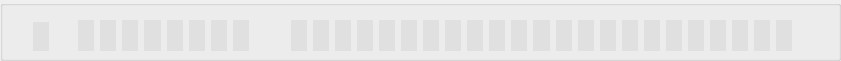
     <widget class="QGroupBox" name="sub2Bits">
      <property name="geometry">
       <rect>
        <x>130</x>
        <y>399</y>
        <width>841</width>
        <height>61</height>
       </rect>
      </property>
      <property name="title">
       <string/>
      </property>
      <widget class="QLabel" name="lbl4_1">
       <property name="geometry">
        <rect>
         <x>33</x>
         <y>22</y>
         <width>16</width>
         <height>29</height>
        </rect>
       </property>
       <property name="font">
        <font>
         <family>Athiti</family>
         <pointsize>11</pointsize>
        </font>
       </property>
       <property name="styleSheet">
        <string notr="true">background-color: rgb(224,224,224);</string>
       </property>
       <property name="text">
        <string/>
       </property>
      </widget>
      <widget class="QWidget" name="layoutWidget_27">
       <property name="geometry">
        <rect>
         <x>78</x>
         <y>20</y>
         <width>171</width>
         <height>31</height>
        </rect>
       </property>
       <layout class="QHBoxLayout" name="horizontalLayout_30">
        <item>
         <widget class="QLabel" name="lbl4_2">
          <property name="font">
           <font>
            <family>Athiti</family>
            <pointsize>11</pointsize>
           </font>
          </property>
          <property name="styleSheet">
           <string notr="true">background-color: rgb(224,224,224);</string>
          </property>
          <property name="text">
           <string/>
          </property>
         </widget>
        </item>
        <item>
         <widget class="QLabel" name="lbl4_3">
          <property name="font">
           <font>
            <family>Athiti</family>
            <pointsize>11</pointsize>
           </font>
          </property>
          <property name="styleSheet">
           <string notr="true">background-color: rgb(224,224,224);</string>
          </property>
          <property name="text">
           <string/>
          </property>
         </widget>
        </item>
        <item>
         <widget class="QLabel" name="lbl4_4">
          <property name="font">
           <font>
            <family>Athiti</family>
            <pointsize>11</pointsize>
           </font>
          </property>
          <property name="styleSheet">
           <string notr="true">background-color: rgb(224,224,224);</string>
          </property>
          <property name="text">
           <string/>
          </property>
         </widget>
        </item>
        <item>
         <widget class="QLabel" name="lbl4_5">
          <property name="font">
           <font>
            <family>Athiti</family>
            <pointsize>11</pointsize>
           </font>
          </property>
          <property name="styleSheet">
           <string notr="true">background-color: rgb(224,224,224);</string>
          </property>
          <property name="text">
           <string/>
          </property>
         </widget>
        </item>
        <item>
         <widget class="QLabel" name="lbl4_6">
          <property name="font">
           <font>
            <family>Athiti</family>
            <pointsize>11</pointsize>
           </font>
          </property>
          <property name="styleSheet">
           <string notr="true">background-color: rgb(224,224,224);</string>
          </property>
          <property name="text">
           <string/>
          </property>
         </widget>
        </item>
        <item>
         <widget class="QLabel" name="lbl4_7">
          <property name="font">
           <font>
            <family>Athiti</family>
            <pointsize>11</pointsize>
           </font>
          </property>
          <property name="styleSheet">
           <string notr="true">background-color: rgb(224,224,224);</string>
          </property>
          <property name="text">
           <string/>
          </property>
         </widget>
        </item>
        <item>
         <widget class="QLabel" name="lbl4_8">
          <property name="font">
           <font>
            <family>Athiti</family>
            <pointsize>11</pointsize>
           </font>
          </property>
          <property name="styleSheet">
           <string notr="true">background-color: rgb(224,224,224);</string>
          </property>
          <property name="text">
           <string/>
          </property>
         </widget>
        </item>
        <item>
         <widget class="QLabel" name="lbl4_9">
          <property name="font">
           <font>
            <family>Athiti</family>
            <pointsize>11</pointsize>
           </font>
          </property>
          <property name="styleSheet">
           <string notr="true">background-color: rgb(224,224,224);</string>
          </property>
          <property name="text">
           <string/>
          </property>
         </widget>
        </item>
       </layout>
      </widget>
      <widget class="QWidget" name="layoutWidget_10">
       <property name="geometry">
        <rect>
         <x>291</x>
         <y>20</y>
         <width>501</width>
         <height>31</height>
        </rect>
       </property>
       <layout class="QHBoxLayout" name="horizontalLayout_13">
        <property name="rightMargin">
         <number>0</number>
        </property>
        <item>
         <widget class="QLabel" name="lbl4_10">
          <property name="font">
           <font>
            <family>Athiti</family>
            <pointsize>11</pointsize>
           </font>
          </property>
          <property name="styleSheet">
           <string notr="true">background-color: rgb(224,224,224);</string>
          </property>
          <property name="text">
           <string/>
          </property>
         </widget>
        </item>
        <item>
         <widget class="QLabel" name="lbl4_11">
          <property name="font">
           <font>
            <family>Athiti</family>
            <pointsize>11</pointsize>
           </font>
          </property>
          <property name="styleSheet">
           <string notr="true">background-color: rgb(224,224,224);</string>
          </property>
          <property name="text">
           <string/>
          </property>
         </widget>
        </item>
        <item>
         <widget class="QLabel" name="lbl4_12">
          <property name="font">
           <font>
            <family>Athiti</family>
            <pointsize>11</pointsize>
           </font>
          </property>
          <property name="styleSheet">
           <string notr="true">background-color: rgb(224,224,224);</string>
          </property>
          <property name="text">
           <string/>
          </property>
         </widget>
        </item>
        <item>
         <widget class="QLabel" name="lbl4_13">
          <property name="font">
           <font>
            <family>Athiti</family>
            <pointsize>11</pointsize>
           </font>
          </property>
          <property name="styleSheet">
           <string notr="true">background-color: rgb(224,224,224);</string>
          </property>
          <property name="text">
           <string/>
          </property>
         </widget>
        </item>
        <item>
         <widget class="QLabel" name="lbl4_14">
          <property name="font">
           <font>
            <family>Athiti</family>
            <pointsize>11</pointsize>
           </font>
          </property>
          <property name="styleSheet">
           <string notr="true">background-color: rgb(224,224,224);</string>
          </property>
          <property name="text">
           <string/>
          </property>
         </widget>
        </item>
        <item>
         <widget class="QLabel" name="lbl4_15">
          <property name="font">
           <font>
            <family>Athiti</family>
            <pointsize>11</pointsize>
           </font>
          </property>
          <property name="styleSheet">
           <string notr="true">background-color: rgb(224,224,224);</string>
          </property>
          <property name="text">
           <string/>
          </property>
         </widget>
        </item>
        <item>
         <widget class="QLabel" name="lbl4_16">
          <property name="font">
           <font>
            <family>Athiti</family>
            <pointsize>11</pointsize>
           </font>
          </property>
          <property name="styleSheet">
           <string notr="true">background-color: rgb(224,224,224);</string>
          </property>
          <property name="text">
           <string/>
          </property>
         </widget>
        </item>
        <item>
         <widget class="QLabel" name="lbl4_17">
          <property name="font">
           <font>
            <family>Athiti</family>
            <pointsize>11</pointsize>
           </font>
          </property>
          <property name="styleSheet">
           <string notr="true">background-color: rgb(224,224,224);</string>
          </property>
          <property name="text">
           <string/>
          </property>
         </widget>
        </item>
        <item>
         <widget class="QLabel" name="lbl4_18">
          <property name="font">
           <font>
            <family>Athiti</family>
            <pointsize>11</pointsize>
           </font>
          </property>
          <property name="styleSheet">
           <string notr="true">background-color: rgb(224,224,224);</string>
          </property>
          <property name="text">
           <string/>
          </property>
         </widget>
        </item>
        <item>
         <widget class="QLabel" name="lbl4_19">
          <property name="font">
           <font>
            <family>Athiti</family>
            <pointsize>11</pointsize>
           </font>
          </property>
          <property name="styleSheet">
           <string notr="true">background-color: rgb(224,224,224);</string>
          </property>
          <property name="text">
           <string/>
          </property>
         </widget>
        </item>
        <item>
         <widget class="QLabel" name="lbl4_20">
          <property name="font">
           <font>
            <family>Athiti</family>
            <pointsize>11</pointsize>
           </font>
          </property>
          <property name="styleSheet">
           <string notr="true">background-color: rgb(224,224,224);</string>
          </property>
          <property name="text">
           <string/>
          </property>
         </widget>
        </item>
        <item>
         <widget class="QLabel" name="lbl4_21">
          <property name="font">
           <font>
            <family>Athiti</family>
            <pointsize>11</pointsize>
           </font>
          </property>
          <property name="styleSheet">
           <string notr="true">background-color: rgb(224,224,224);</string>
          </property>
          <property name="text">
           <string/>
          </property>
         </widget>
        </item>
        <item>
         <widget class="QLabel" name="lbl4_22">
          <property name="font">
           <font>
            <family>Athiti</family>
            <pointsize>11</pointsize>
           </font>
          </property>
          <property name="styleSheet">
           <string notr="true">background-color: rgb(224,224,224);</string>
          </property>
          <property name="text">
           <string/>
          </property>
         </widget>
        </item>
        <item>
         <widget class="QLabel" name="lbl4_23">
          <property name="font">
           <font>
            <family>Athiti</family>
            <pointsize>11</pointsize>
           </font>
          </property>
          <property name="styleSheet">
           <string notr="true">background-color: rgb(224,224,224);</string>
          </property>
          <property name="text">
           <string/>
          </property>
         </widget>
        </item>
        <item>
         <widget class="QLabel" name="lbl4_24">
          <property name="font">
           <font>
            <family>Athiti</family>
            <pointsize>11</pointsize>
           </font>
          </property>
          <property name="styleSheet">
           <string notr="true">background-color: rgb(224,224,224);</string>
          </property>
          <property name="text">
           <string/>
          </property>
         </widget>
        </item>
        <item>
         <widget class="QLabel" name="lbl4_25">
          <property name="font">
           <font>
            <family>Athiti</family>
            <pointsize>11</pointsize>
           </font>
          </property>
          <property name="styleSheet">
           <string notr="true">background-color: rgb(224,224,224);</string>
          </property>
          <property name="text">
           <string/>
          </property>
         </widget>
        </item>
        <item>
         <widget class="QLabel" name="lbl4_26">
          <property name="font">
           <font>
            <family>Athiti</family>
            <pointsize>11</pointsize>
           </font>
          </property>
          <property name="styleSheet">
           <string notr="true">background-color: rgb(224,224,224);</string>
          </property>
          <property name="text">
           <string/>
          </property>
         </widget>
        </item>
        <item>
         <widget class="QLabel" name="lbl4_27">
          <property name="font">
           <font>
            <family>Athiti</family>
            <pointsize>11</pointsize>
           </font>
          </property>
          <property name="styleSheet">
           <string notr="true">background-color: rgb(224,224,224);</string>
          </property>
          <property name="text">
           <string/>
          </property>
         </widget>
        </item>
        <item>
         <widget class="QLabel" name="lbl4_28">
          <property name="font">
           <font>
            <family>Athiti</family>
            <pointsize>11</pointsize>
           </font>
          </property>
          <property name="styleSheet">
           <string notr="true">background-color: rgb(224,224,224);</string>
          </property>
          <property name="text">
           <string/>
          </property>
         </widget>
        </item>
        <item>
         <widget class="QLabel" name="lbl4_29">
          <property name="font">
           <font>
            <family>Athiti</family>
            <pointsize>11</pointsize>
           </font>
          </property>
          <property name="styleSheet">
           <string notr="true">background-color: rgb(224,224,224);</string>
          </property>
          <property name="text">
           <string/>
          </property>
         </widget>
        </item>
        <item>
         <widget class="QLabel" name="lbl4_30">
          <property name="font">
           <font>
            <family>Athiti</family>
            <pointsize>11</pointsize>
           </font>
          </property>
          <property name="styleSheet">
           <string notr="true">background-color: rgb(224,224,224);</string>
          </property>
          <property name="text">
           <string/>
          </property>
         </widget>
        </item>
        <item>
         <widget class="QLabel" name="lbl4_31">
          <property name="font">
           <font>
            <family>Athiti</family>
            <pointsize>11</pointsize>
           </font>
          </property>
          <property name="styleSheet">
           <string notr="true">background-color: rgb(224,224,224);</string>
          </property>
          <property name="text">
           <string/>
          </property>
         </widget>
        </item>
        <item>
         <widget class="QLabel" name="lbl4_32">
          <property name="font">
           <font>
            <family>Athiti</family>
            <pointsize>11</pointsize>
           </font>
          </property>
          <property name="styleSheet">
           <string notr="true">background-color: rgb(224,224,224);</string>
          </property>
          <property name="text">
           <string/>
          </property>
         </widget>
        </item>
       </layout>
      </widget>
     </widget>
